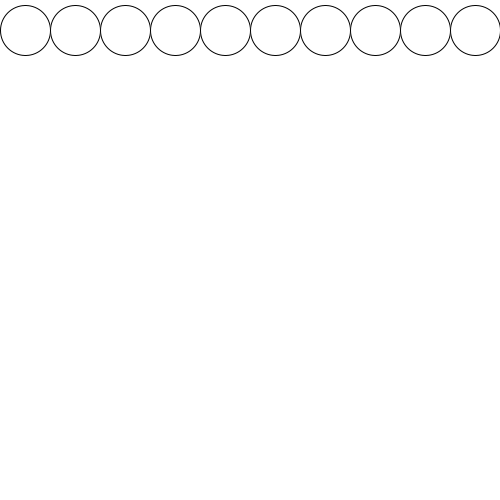
Frame 1 (no input)
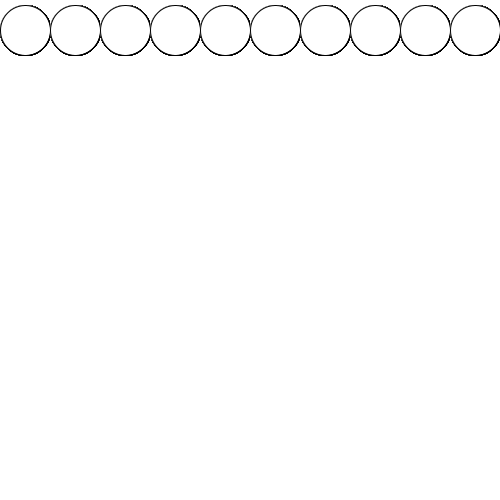
Frame 60 (the mouse pressed at the canvas centre just before this capture)
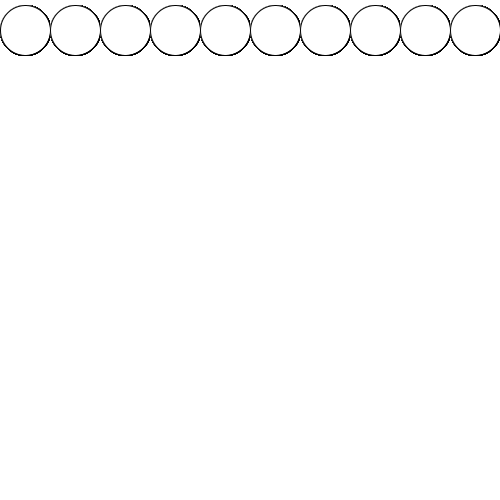
Frame 120 (the mouse held since frame 60 and released just before this capture)

The Processing sketch that drew these frames (run headless with seeded random() and noise(); from frame 60 on, the mouse is pressed at the canvas centre):

// Processing sketch: functions_custom
// ── functions_custom.pde
void setup() { 
  size(500, 500);
  background(255);
}

void draw() { 
  for(int a=0; a<10; a++){
    drawCircle(a, 50);
  }
}

void drawCircle(int xPos, int _diameter) {  
  int diameter = _diameter;
  ellipse(diameter * xPos + diameter/2, 30, diameter, diameter);
}
